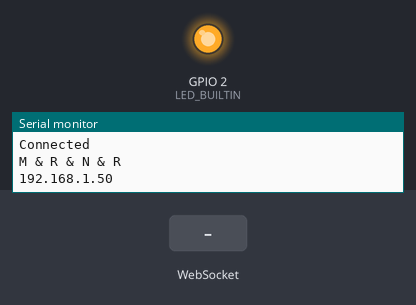
A sketch run on a simulated ESP8266 (NodeMCU). On the bench: output pins drawn as LEDs (lit = HIGH, except the on-board LED, lit = LOW), the last lines printed to the serial monitor. Inputs (shaded band) come from the test bench. WiFi joins after 1.5 s; servers stay silent unless stated.

Above: at 2.7 s.
2.8 s: WebSocket text "5" received
At 4.0 s:
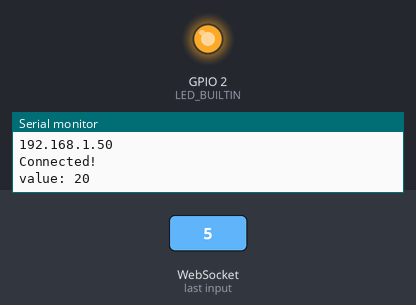
4.3 s: WebSocket text "90" received
At 5.3 s:
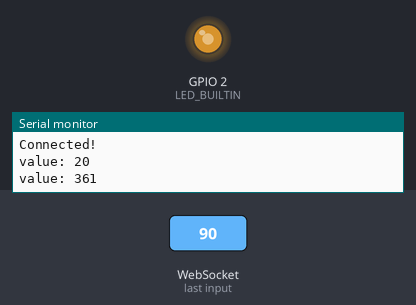
5.8 s: WebSocket text "200" received
At 6.4 s:
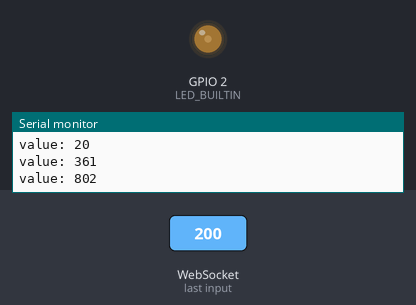
Timing chart, 0 to 8.8 s (numbered marks = the images above; inputs shaded):
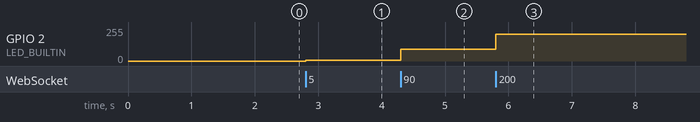

The sketch:

arduino_code.ino
```cpp
#include <ESP8266WiFi.h>
#include <WebSocketsClient.h>

WebSocketsClient wsc;

const char *ssid = "M & R & N & R";
const char *pass = "hackpasswordman";

#define SERVER  "192.168.0.105"
#define PORT    200
#define URL     "/"

void websocketEvent(WStype_t type, uint8_t *data, size_t length) {
  switch (type) {
    case (WStype_CONNECTED):
      Serial.printf("Connected!\n");
      break;

    case (WStype_DISCONNECTED):
      Serial.printf("Disconnected!\n");
      break;

    case (WStype_TEXT):
      int power;
      String x = (char*)data;
      power = x.toInt();
      power = map(power, 0, 255, 0, 1023);
      analogWrite(LED_BUILTIN, power); // LED_BUILTIN
      Serial.printf("value: %d\n", power);
      break;
  }
}

void setup() {
  pinMode(LED_BUILTIN, OUTPUT);
  Serial.begin(115200);

  WiFi.begin(ssid, pass);

  while (WiFi.status() != WL_CONNECTED) {
    Serial.println(".");
    delay(500);
  }
  Serial.println("Connected");
  Serial.println(WiFi.SSID());
  Serial.println(WiFi.localIP());

  wsc.begin(SERVER, PORT, URL);
  wsc.onEvent(websocketEvent);
  // try ever 1000 again if connection has failed
  wsc.setReconnectInterval(1000);
}

void loop() {
  wsc.loop();
}
```

Measured:
- after the input at 2.8 s, GPIO 2 (LED_BUILTIN): 0/255 → 4/255 at once
- after the input at 4.3 s, GPIO 2 (LED_BUILTIN): 4/255 → 89/255 at once
- after the input at 5.8 s, GPIO 2 (LED_BUILTIN): 89/255 → 199/255 at once
